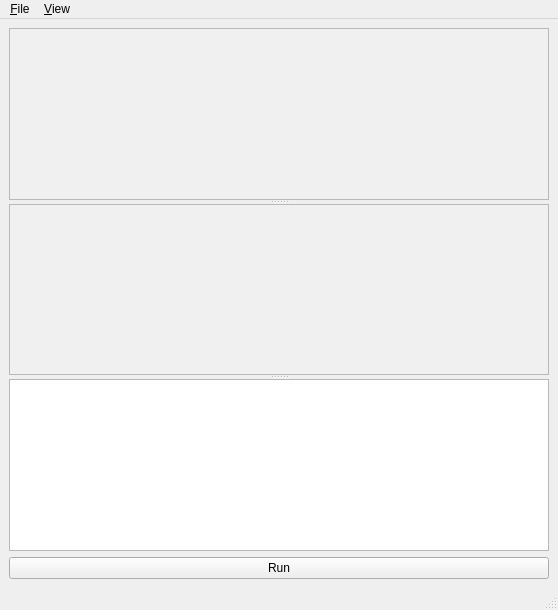
<?xml version="1.0" encoding="UTF-8"?>
<ui version="4.0">
 <class>MainWindow</class>
 <widget class="QMainWindow" name="MainWindow">
  <property name="geometry">
   <rect>
    <x>0</x>
    <y>0</y>
    <width>558</width>
    <height>610</height>
   </rect>
  </property>
  <property name="windowTitle">
   <string>VR JuggLua Interactive Console</string>
  </property>
  <property name="windowIcon">
   <iconset resource="QTConsoleResources.qrc">
    <normaloff>:/common/icon</normaloff>:/common/icon</iconset>
  </property>
  <widget class="QWidget" name="centralwidget">
   <layout class="QVBoxLayout" name="verticalLayout">
    <item>
     <widget class="QSplitter" name="splitter">
      <property name="orientation">
       <enum>Qt::Vertical</enum>
      </property>
      <widget class="QPlainTextEdit" name="plainTextDebugLog">
       <property name="enabled">
        <bool>true</bool>
       </property>
       <property name="palette">
        <palette>
         <active>
          <colorrole role="Base">
           <brush brushstyle="SolidPattern">
            <color alpha="255">
             <red>240</red>
             <green>240</green>
             <blue>240</blue>
            </color>
           </brush>
          </colorrole>
         </active>
         <inactive>
          <colorrole role="Base">
           <brush brushstyle="SolidPattern">
            <color alpha="255">
             <red>240</red>
             <green>240</green>
             <blue>240</blue>
            </color>
           </brush>
          </colorrole>
         </inactive>
         <disabled>
          <colorrole role="Base">
           <brush brushstyle="SolidPattern">
            <color alpha="255">
             <red>240</red>
             <green>240</green>
             <blue>240</blue>
            </color>
           </brush>
          </colorrole>
         </disabled>
        </palette>
       </property>
       <property name="font">
        <font>
         <family>Consolas</family>
         <pointsize>8</pointsize>
        </font>
       </property>
       <property name="undoRedoEnabled">
        <bool>false</bool>
       </property>
       <property name="readOnly">
        <bool>true</bool>
       </property>
       <property name="tabStopWidth">
        <number>24</number>
       </property>
       <property name="centerOnScroll">
        <bool>false</bool>
       </property>
      </widget>
      <widget class="QPlainTextEdit" name="plainTextEditLog">
       <property name="enabled">
        <bool>true</bool>
       </property>
       <property name="palette">
        <palette>
         <active>
          <colorrole role="Base">
           <brush brushstyle="SolidPattern">
            <color alpha="255">
             <red>240</red>
             <green>240</green>
             <blue>240</blue>
            </color>
           </brush>
          </colorrole>
         </active>
         <inactive>
          <colorrole role="Base">
           <brush brushstyle="SolidPattern">
            <color alpha="255">
             <red>240</red>
             <green>240</green>
             <blue>240</blue>
            </color>
           </brush>
          </colorrole>
         </inactive>
         <disabled>
          <colorrole role="Base">
           <brush brushstyle="SolidPattern">
            <color alpha="255">
             <red>240</red>
             <green>240</green>
             <blue>240</blue>
            </color>
           </brush>
          </colorrole>
         </disabled>
        </palette>
       </property>
       <property name="font">
        <font>
         <family>Consolas</family>
         <pointsize>8</pointsize>
        </font>
       </property>
       <property name="undoRedoEnabled">
        <bool>false</bool>
       </property>
       <property name="readOnly">
        <bool>true</bool>
       </property>
       <property name="tabStopWidth">
        <number>24</number>
       </property>
      </widget>
      <widget class="vrjLua::QTCodeInput" name="plainTextEdit">
       <property name="font">
        <font>
         <family>Consolas</family>
        </font>
       </property>
       <property name="tabStopWidth">
        <number>24</number>
       </property>
      </widget>
     </widget>
    </item>
    <item>
     <widget class="QPushButton" name="buttonRun">
      <property name="text">
       <string>Run</string>
      </property>
      <property name="shortcut">
       <string>Ctrl+Return</string>
      </property>
     </widget>
    </item>
   </layout>
  </widget>
  <widget class="QMenuBar" name="menubar">
   <property name="geometry">
    <rect>
     <x>0</x>
     <y>0</y>
     <width>558</width>
     <height>23</height>
    </rect>
   </property>
   <widget class="QMenu" name="menu_File">
    <property name="title">
     <string>&amp;File</string>
    </property>
    <addaction name="actionFileOpen"/>
    <addaction name="actionFileSave"/>
    <addaction name="separator"/>
    <addaction name="actionLoadAddlJconf"/>
    <addaction name="separator"/>
    <addaction name="actionFileExit"/>
   </widget>
   <widget class="QMenu" name="menu_View">
    <property name="title">
     <string>&amp;View</string>
    </property>
    <addaction name="actionShow_debug_log"/>
   </widget>
   <addaction name="menu_File"/>
   <addaction name="menu_View"/>
  </widget>
  <widget class="QStatusBar" name="statusbar"/>
  <action name="actionFileOpen">
   <property name="text">
    <string>&amp;Open and Run File...</string>
   </property>
   <property name="shortcut">
    <string>Ctrl+O</string>
   </property>
   <property name="shortcutContext">
    <enum>Qt::ApplicationShortcut</enum>
   </property>
  </action>
  <action name="actionFileSave">
   <property name="text">
    <string>&amp;Save to script file...</string>
   </property>
   <property name="shortcut">
    <string>Ctrl+S</string>
   </property>
   <property name="shortcutContext">
    <enum>Qt::ApplicationShortcut</enum>
   </property>
  </action>
  <action name="actionFileExit">
   <property name="text">
    <string>E&amp;xit</string>
   </property>
   <property name="shortcut">
    <string>Ctrl+Q</string>
   </property>
   <property name="shortcutContext">
    <enum>Qt::ApplicationShortcut</enum>
   </property>
  </action>
  <action name="actionShow_debug_log">
   <property name="checkable">
    <bool>true</bool>
   </property>
   <property name="text">
    <string>Show debug log</string>
   </property>
  </action>
  <action name="actionLoadAddlJconf">
   <property name="text">
    <string>Load additional JCONF...</string>
   </property>
   <property name="shortcut">
    <string>Ctrl+J</string>
   </property>
  </action>
 </widget>
 <customwidgets>
  <customwidget>
   <class>vrjLua::QTCodeInput</class>
   <extends>QPlainTextEdit</extends>
   <header location="global">vrjugglua/qt-console/QTCodeInput.h</header>
  </customwidget>
 </customwidgets>
 <resources>
  <include location="QTConsoleResources.qrc"/>
 </resources>
 <connections>
  <connection>
   <sender>actionShow_debug_log</sender>
   <signal>toggled(bool)</signal>
   <receiver>plainTextDebugLog</receiver>
   <slot>setVisible(bool)</slot>
   <hints>
    <hint type="sourcelabel">
     <x>-1</x>
     <y>-1</y>
    </hint>
    <hint type="destinationlabel">
     <x>278</x>
     <y>115</y>
    </hint>
   </hints>
  </connection>
 </connections>
</ui>
